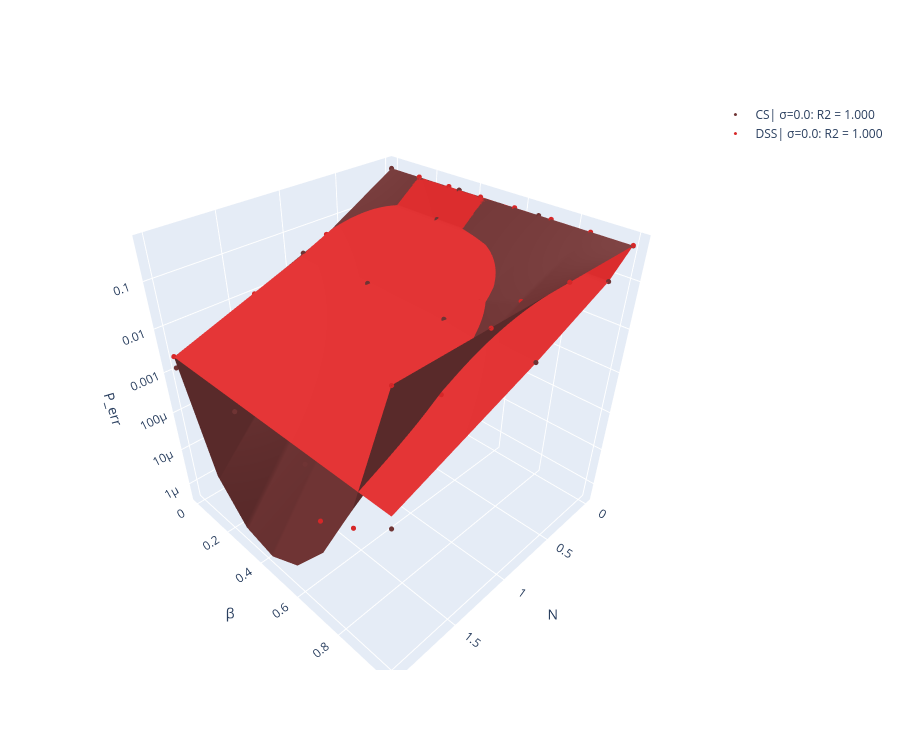

Notebook code for this chart:
### Code cell
reload_protocols()
sigmas = [0.0]
pd.plot_homodyne_perr(sigmas, colors_1, colors_2, dss = 'all', cs = 'all')
